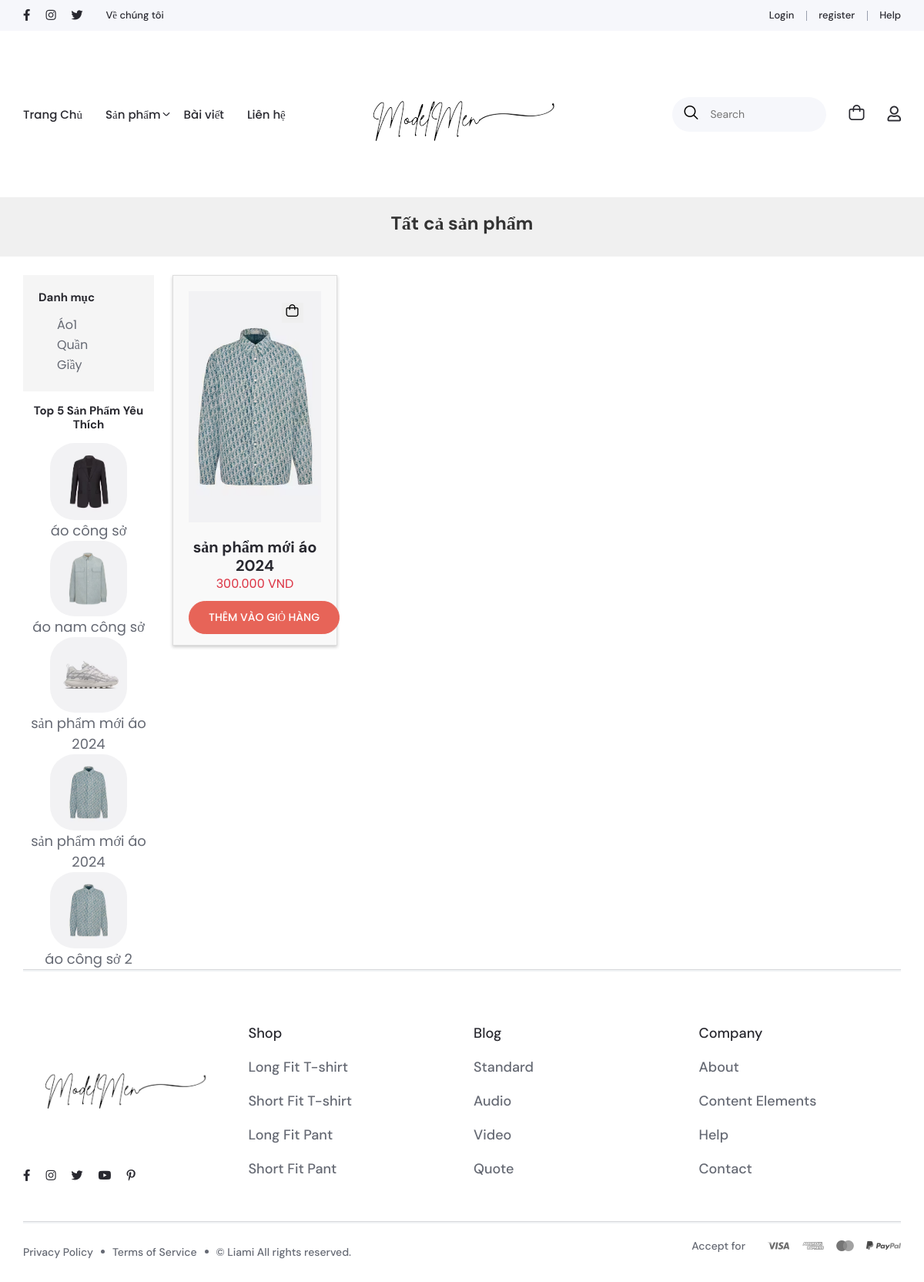
Screenshot of /clients/index.php?act=sanpham&id_dm=23 with the database file from the repository.
### tables this page shows
CREATE TABLE `tb_danhmuc` (
  `id_dm` int(11) NOT NULL,
  `ten_danh_muc` varchar(50) NOT NULL,
  `mo_ta` varchar(255) NOT NULL,
  `trang_thai` varchar(50) NOT NULL
);

CREATE TABLE `tb_san_pham` (
  `id_sp` int(11) NOT NULL,
  `id_dm` int(11) NOT NULL,
  `ten_sp` varchar(255) NOT NULL,
  `anh_sp` varchar(255) NOT NULL,
  `trang_thai` varchar(255) NOT NULL,
  `so_luong` int(11) NOT NULL,
  `thong_tin_sp` varchar(310) NOT NULL,
  `gia_sp` int(11) NOT NULL,
  `mau_sac` varchar(255) NOT NULL,
  `luot_xem` int(11) NOT NULL
);

### model/pdo.php (called while the page is built, shortened)
<?php
function pdo_get_connection()
{
    $dburl = "mysql:host=localhost;dbname=moden_men;charset=utf8";
    $username = 'root';
    $password = '';
    $conn = new PDO($dburl, $username, $password);
    $conn->setAttribute(PDO::ATTR_ERRMODE, PDO::ERRMODE_EXCEPTION);
    return $conn;
}
function pdo_query($sql)
{
    $sql_args = array_slice(func_get_args(), 1);
    try {
        $conn = pdo_get_connection();
        $stmt = $conn->prepare($sql);
        $stmt->execute($sql_args);
        $rows = $stmt->fetchAll();
        return $rows;
    } catch (PDOException $e) {
        throw $e;
    } finally {
        unset($conn);
    }
}

### model/danhmuc.php (called while the page is built, shortened)
<?php
  function loadall_danhmuc(){
    $sql = "select * from tb_danhmuc order by id_dm desc";
    $listdanhmuc = pdo_query($sql);
    return $listdanhmuc;
  }
?>

### model/sanpham.php (called while the page is built, shortened)
<?php
function loadall_sanpham_top5()
{
  $sql = "SELECT * FROM tb_san_pham order by luot_xem desc limit 0,5";
  $listsanpham = pdo_query($sql);
  return $listsanpham;
}
function loadall_sanpham_home()
{
  $sql = "SELECT * FROM tb_san_pham where 1 order by id_sp limit 0,9";
  $listsanpham = pdo_query($sql);
  return $listsanpham;
}
function loadall_sanpham($kyw = "", $id_dm = 0)
{
  $sql = "SELECT * FROM tb_san_pham WHERE 1";
  if (!empty($kyw)) {
    $sql .= " AND ten_sp LIKE '%" . $kyw . "%'";
  }
  if ($id_dm > 0) {
    $sql .= " AND id_dm = '" . $id_dm . "'";
  }
  $sql .= " ORDER BY id_sp DESC";
  $listsanpham = pdo_query($sql);
  return $listsanpham;
}

### clients/sanpham.php (the view, shortened to what this page needs)
<section class="breadcumb py-120 bg-img" style="background-image: url(assets/images/thumbs/);">
    <div class="container">
        <div class="row justify-content-center">
            <div class="col-lg-8">
                <div class="breadcumb__wrapper">
                    <h1 class="breadcumb__title">Tất cả sản phẩm</h1>
                </div>
            </div>
        </div>
    </div>
</section>
<div class="container">
    <div class="row ">
        <div class="col-lg-2 mt-4">
            <div class="left-sidebar">
                <h6 class="sidebar-item__title">
                    Danh mục
                </h6>
                <div class="sidebar-item">
                    <?php
                    foreach ($dsdm as $dm) {
                        extract($dm);
                        $linkdm = "index.php?act=sanpham&id_dm=" . $id_dm;
                        echo '
                    <div class="form-check form--check">
                    <a href=" ' . $linkdm . '">' . $ten_danh_muc . '</a>
                </div></label>';
                    }
                    ?>
                </div>
            </div>
            <div class="sidebar-item text-center">
                <h6 class="sidebar-item__title mt-3">
                    Top 5 Sản Phẩm Yêu Thích
                </h6>
                <?php
                foreach ($dstop5 as $sp) {
                    extract($sp);
                    $hinhpath = "../upload/";
                    $anh_sp = $hinhpath . $anh_sp;
                    $linksp = "index.php?act=sanphamct&id_sp=" . $id_sp;
                    echo '<a href="' . $linksp . '" class="seller-item__thumb">
                    <img src="' . $anh_sp . '" alt=""  class="rounded-5">
                </a>
                <div class="seller-item__title">
                    <a href="' . $linksp . 'p" class="seller-item__link">' . $ten_sp . '</a>
                </div>';
                }
                ?>
            </div>
        </div>
        <div class="col-lg-10 mt-4">
            <div class="products-wrap position-relative w-100">
                <div class="row mrg30">
                    <?php
                    if (isset($listsanpham) && !empty($listsanpham)) {
                        foreach ($listsanpham as $sp) {
                            extract($sp);
                            $hinhpath = "../upload/";
                            $anh_sp = $hinhpath . $anh_sp;
                            $linksp = "index.php?act=sanphamct&id_sp=" . $id_sp;
                            echo '
                      <div class="col-md-4 col-sm-6 col-lg-3">
                       <form action="index.php?act=add_to_cart" method="post">
                                        <div class="product-box position-relative w-100 ">
                                            <div class="product-img overflow-hidden position-relative w-100">
                                                 <input type="hidden" name="id_sp" value="' . $id_sp . '">
                                                <a href="' . $linksp . '" title=""><img class="img-fluid w-100" src="' . $anh_sp . '" alt=""></a>
                                                <div class="product-btns position-absolute">
                                                    <button type="submit" href="index.php?act=add_to_cart" class="cart-btn" name="buy"> <i class="fi-rr-shopping-bag"></i></button>
                                                     <input type="hidden" name="ten_sp" value="' . $ten_sp . '">
                                            <input type="hidden" name="gia_sp" value="' . $gia_sp . '">
                                            <input type="hidden" name="anh_sp" value="' . $anh_sp . '">
                                            <input type="hidden" name="id" value="' . $id_sp . '">
                                                    <a class="expand-btn" href="' . $anh_sp . '" data-fancybox title=""><i class="fi fi-rr-picture"></i></a>
                                                </div>
                                            </div>
                                            <div class="product-info w-100">
                                                <h4 class="mb-0"><a href="product-detail.php" title="" > ' . $ten_sp . '</a></h4>
                                                <span class="text-danger">' . number_format($gia_sp, 0, ',', '.') . ' VND</span>
                                            </div>
                                                 <input type="submit" value="THÊM VÀO GIỎ HÀNG" name="buy" class="theme-btn mid-btn bg-color4">
                            <input type="hidden" name="ten_sp" value="' . $ten_sp . '">
                            <input type="hidden" name="gia_sp" value="' . $gia_sp . '">
                            <input type="hidden" name="anh_sp" value="' . $anh_sp . '">
                            <input type="hidden" name="id" value="' . $id_sp . '">
                                        </div>
                                    </div>
                  ';
                        }
                    } else {
                        echo '<h1 class="text-center mt-5 text-info">Không có sản phẩm nào</h1>';
                    }
                    ?>
                </div>
            </div>
        </div>
    </div>
</div>

### rows the page displays
tb_danhmuc: ten_danh_muc "Áo1"
tb_danhmuc: ten_danh_muc "Quần"
tb_danhmuc: ten_danh_muc "Giầy"
tb_san_pham: shows a picture, ten_sp "áo công sở"
tb_san_pham: shows a picture, ten_sp "áo nam công sở"
tb_san_pham: shows a picture, ten_sp "sản phẩm mới áo 2024"
tb_san_pham: ten_sp "sản phẩm mới áo 2024", gia_sp "300.000"
tb_san_pham: ten_sp "áo công sở 2"
